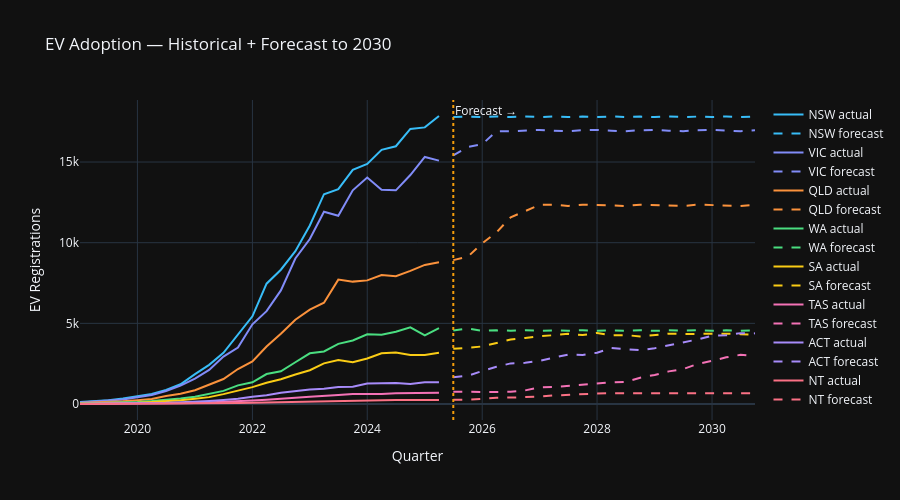

Notebook source saved alongside this figure:
### Code cell
ev['period_dt'] = pd.PeriodIndex(ev['quarter'], freq='Q').to_timestamp()
forecast['period_dt'] = pd.PeriodIndex(forecast['quarter'], freq='Q').to_timestamp()

fig = go.Figure()
colours = ['#38bdf8','#818cf8','#fb923c','#4ade80','#facc15','#f472b6','#a78bfa','#fb7185']
for i, state in enumerate(ev['state'].unique()):
    c = colours[i % len(colours)]
    hist = ev[ev['state']==state]
    fore = forecast[forecast['state']==state]
    fig.add_trace(go.Scatter(x=hist['period_dt'], y=hist['ev_registrations'], name=f'{state} actual', line=dict(color=c, width=2)))
    fig.add_trace(go.Scatter(x=fore['period_dt'], y=fore['ev_registrations_forecast'], name=f'{state} forecast', line=dict(color=c, width=2, dash='dash')))

fig.add_vline(x=pd.Timestamp('2025-07-01').timestamp() * 1000, line_dash='dot', line_color='#f59e0b', annotation_text='Forecast →')
fig.update_layout(title='EV Adoption — Historical + Forecast to 2030', xaxis_title='Quarter', yaxis_title='EV Registrations',
                  height=500, template='plotly_dark')
fig.show()
